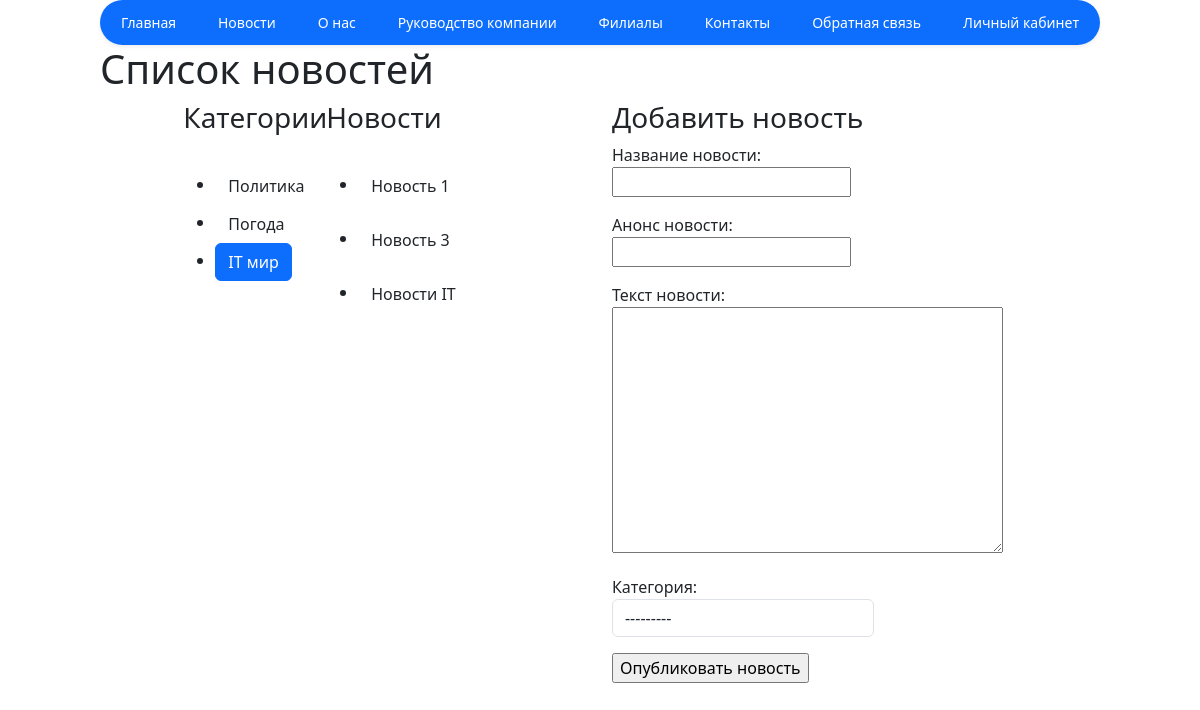
The app's page /news/category/3 with its own data.
### core/models.py (models this page shows, shortened)
class NewsCategory(models.Model):
    title = models.CharField(max_length=255, verbose_name="Название", blank=True)
    def __str__(self):
        return self.title

class News(models.Model):
    title = models.CharField(max_length=255, verbose_name="Заголовок")
    anons = models.CharField(max_length=255, verbose_name="Анонс")
    text = models.TextField(verbose_name="Текст новости")
    category = models.ForeignKey(NewsCategory, on_delete=models.SET_NULL, null=True, blank=True,
                                 related_name='category_news')

### core/views.py (the view, shortened to what this page needs)
# urls.py: path("news", news, name="news"),
def news(request, category_id=None):
    news_form = NewsForm
    context = {}
    news = News.objects.all()
    categoris = NewsCategory.objects.all()
    if category_id:
        category = get_object_or_404(NewsCategory, id=category_id)
        news = News.objects.filter(category=category)
        context.update({"active_category": category})
    context.update({"news": news, "categoris": categoris, "news_form": news_form})
    return render(request, "news.html", context)

### templates/news.html (shortened to what this page needs)
{% extends "base.html" %}
{% block content %}
    <h1>Список новостей</h1>
<div class="col-md-10 mx-auto">
    <div class="row">
        <div class="col-md-2">
            <h3>Категории</h3>
            <p class="d-inline-flex gap-1">
            <ul>
                {% for j in categoris %}
                    <li><a href="{% url 'news_category' j.id %}" class="btn {% if active_category == j %} btn-primary {% endif %}" role="button" data-bs-toggle="button">{{ j.title }}</a></li>
                {% endfor %}
            </ul>
            </p>
        </div>
        <div class="col-md-4">
            <h3>Новости</h3>
            <p class="d-inline-flex gap-1">
            <ul>
                {% for i in news %}
                    <li><a href="{% url 'news_detail' i.id %}" class="btn" role="button" data-bs-toggle="button">{{ i.title }}</a></li>
                {% endfor %}
            </ul>
            </p>
        </div>
        <div class="col-md-4">
        <h3>Добавить новость</h3>
        <form action="{% url 'news' %}" method='post'>
            <div class="mb-3">
                <label for="{{ form.title.id_for_label }}">Название новости:</label>
                {{ news_form.title }}
            </div>
            <div class="mb-3">
                <label for="{{ form.anons.id_for_label }}">Анонс новости:</label>
                {{ news_form.anons }}
            </div>
            <div class="mb-3">
                <label for="{{ form.text.id_for_label }}">Текст новости:</label>
                {{ news_form.text }}
            </div>
            <div class="mb-3">
                <label for="{{ form.category.id_for_label }}">Категория:</label>
                {{ news_form.category }}
            </div>
                   <input type="submit" value="Опубликовать новость">
        </form>
     </div>
    </div>
    </div>
{% endblock %}

### records on screen
NewsCategory: title "Политика"
NewsCategory: title "Погода"
NewsCategory: title "IT мир"
News: title "Новость 1"
News: title "Новость 3"
News: title "Новости IT"
